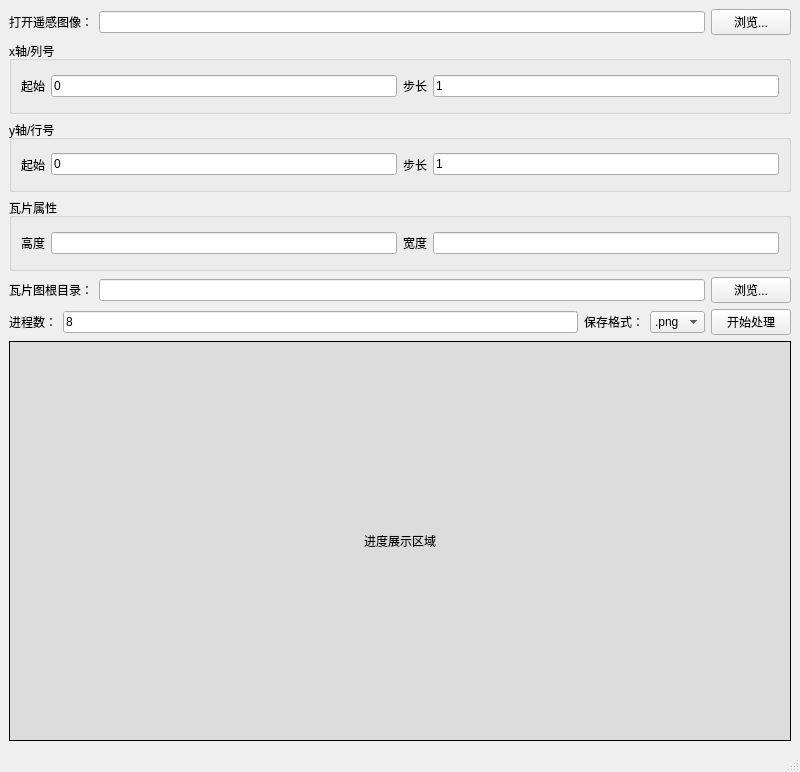
<?xml version="1.0" encoding="UTF-8"?>
<ui version="4.0">
 <class>MainWindow</class>
 <widget class="QMainWindow" name="MainWindow">
  <property name="geometry">
   <rect>
    <x>0</x>
    <y>0</y>
    <width>800</width>
    <height>772</height>
   </rect>
  </property>
  <property name="windowTitle">
   <string>瓦片图生成工具</string>
  </property>
  <widget class="QWidget" name="centralwidget">
   <layout class="QVBoxLayout" name="verticalLayout">
    <item>
     <layout class="QHBoxLayout" name="horizontalLayout_6">
      <item>
       <widget class="QLabel" name="label_8">
        <property name="text">
         <string>打开遥感图像：</string>
        </property>
       </widget>
      </item>
      <item>
       <widget class="QLineEdit" name="openFileEdit">
        <property name="text">
         <string/>
        </property>
       </widget>
      </item>
      <item>
       <widget class="QPushButton" name="browseOpenFileBtn">
        <property name="text">
         <string>浏览...</string>
        </property>
       </widget>
      </item>
     </layout>
    </item>
    <item>
     <widget class="QGroupBox" name="xAxisGroup">
      <property name="title">
       <string>x轴/列号</string>
      </property>
      <layout class="QHBoxLayout" name="horizontalLayout">
       <item>
        <layout class="QHBoxLayout" name="horizontalLayout_4">
         <item>
          <widget class="QLabel" name="label_2">
           <property name="text">
            <string>起始</string>
           </property>
          </widget>
         </item>
         <item>
          <widget class="QLineEdit" name="xStartEdit">
           <property name="text">
            <string>0</string>
           </property>
          </widget>
         </item>
        </layout>
       </item>
       <item>
        <layout class="QHBoxLayout" name="horizontalLayout_8">
         <item>
          <widget class="QLabel" name="label_4">
           <property name="text">
            <string>步长</string>
           </property>
          </widget>
         </item>
         <item>
          <widget class="QLineEdit" name="xStepEdit">
           <property name="text">
            <string>1</string>
           </property>
          </widget>
         </item>
        </layout>
       </item>
      </layout>
     </widget>
    </item>
    <item>
     <widget class="QGroupBox" name="yAxisGroup">
      <property name="title">
       <string>y轴/行号</string>
      </property>
      <layout class="QHBoxLayout" name="horizontalLayout_2">
       <item>
        <layout class="QHBoxLayout" name="horizontalLayout_3">
         <item>
          <widget class="QLabel" name="label_5">
           <property name="text">
            <string>起始</string>
           </property>
          </widget>
         </item>
         <item>
          <widget class="QLineEdit" name="yStartEdit">
           <property name="text">
            <string>0</string>
           </property>
          </widget>
         </item>
        </layout>
       </item>
       <item>
        <layout class="QHBoxLayout" name="horizontalLayout_10">
         <item>
          <widget class="QLabel" name="label_7">
           <property name="text">
            <string>步长</string>
           </property>
          </widget>
         </item>
         <item>
          <widget class="QLineEdit" name="yStepEdit">
           <property name="text">
            <string>1</string>
           </property>
          </widget>
         </item>
        </layout>
       </item>
      </layout>
     </widget>
    </item>
    <item>
     <widget class="QGroupBox" name="groupBox_2">
      <property name="title">
       <string>瓦片属性</string>
      </property>
      <layout class="QHBoxLayout" name="horizontalLayout_11">
       <item>
        <widget class="QLabel" name="label_10">
         <property name="text">
          <string>高度</string>
         </property>
        </widget>
       </item>
       <item>
        <widget class="QLineEdit" name="tileHeightLineEdit">
         <property name="text">
          <string/>
         </property>
        </widget>
       </item>
       <item>
        <widget class="QLabel" name="label_11">
         <property name="text">
          <string>宽度</string>
         </property>
        </widget>
       </item>
       <item>
        <widget class="QLineEdit" name="tileWidthLineEdit">
         <property name="text">
          <string/>
         </property>
        </widget>
       </item>
      </layout>
     </widget>
    </item>
    <item>
     <layout class="QHBoxLayout" name="horizontalLayout_5">
      <item>
       <widget class="QLabel" name="label">
        <property name="text">
         <string>瓦片图根目录：</string>
        </property>
       </widget>
      </item>
      <item>
       <widget class="QLineEdit" name="tileDirEdit">
        <property name="text">
         <string/>
        </property>
       </widget>
      </item>
      <item>
       <widget class="QPushButton" name="browseTileDirBtn">
        <property name="text">
         <string>浏览...</string>
        </property>
       </widget>
      </item>
     </layout>
    </item>
    <item>
     <layout class="QHBoxLayout" name="horizontalLayout_12">
      <item>
       <widget class="QLabel" name="label_9">
        <property name="text">
         <string>进程数：</string>
        </property>
       </widget>
      </item>
      <item>
       <widget class="QLineEdit" name="nProcEdit">
        <property name="text">
         <string>8</string>
        </property>
       </widget>
      </item>
      <item>
       <widget class="QLabel" name="label_3">
        <property name="text">
         <string>保存格式：</string>
        </property>
       </widget>
      </item>
      <item>
       <widget class="QComboBox" name="resultFormatComboBox">
        <item>
         <property name="text">
          <string>.png</string>
         </property>
        </item>
        <item>
         <property name="text">
          <string>.jpg</string>
         </property>
        </item>
        <item>
         <property name="text">
          <string>.jpeg</string>
         </property>
        </item>
        <item>
         <property name="text">
          <string>.tiff</string>
         </property>
        </item>
        <item>
         <property name="text">
          <string>.tif</string>
         </property>
        </item>
        <item>
         <property name="text">
          <string>.gif</string>
         </property>
        </item>
       </widget>
      </item>
      <item>
       <widget class="QPushButton" name="processBtn">
        <property name="text">
         <string>开始处理</string>
        </property>
       </widget>
      </item>
     </layout>
    </item>
    <item>
     <widget class="QLabel" name="imageLabel">
      <property name="minimumSize">
       <size>
        <width>300</width>
        <height>400</height>
       </size>
      </property>
      <property name="autoFillBackground">
       <bool>false</bool>
      </property>
      <property name="styleSheet">
       <string notr="true">background-color:rgb(220, 220, 220)</string>
      </property>
      <property name="frameShape">
       <enum>QFrame::Box</enum>
      </property>
      <property name="frameShadow">
       <enum>QFrame::Plain</enum>
      </property>
      <property name="text">
       <string>进度展示区域</string>
      </property>
      <property name="alignment">
       <set>Qt::AlignCenter</set>
      </property>
     </widget>
    </item>
   </layout>
  </widget>
  <widget class="QStatusBar" name="statusbar"/>
 </widget>
 <resources/>
 <connections/>
</ui>
